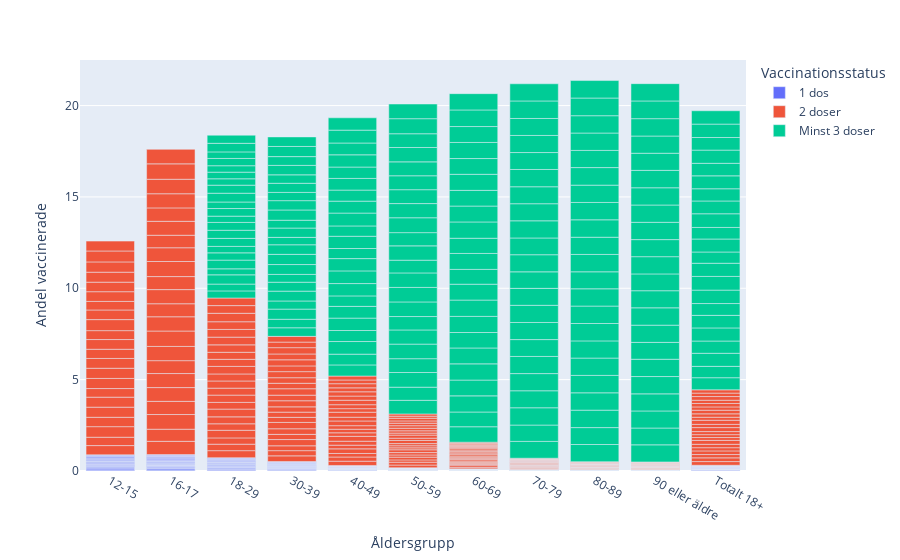

Notebook cell for this chart:
### Code cell
display(vaccinerade_alder.head())

px.bar(vaccinerade_alder, x = "Åldersgrupp", y = "Andel vaccinerade", color = "Vaccinationsstatus")

### Figure 1 — Plotly figure (JSON) as saved in the notebook; plotly's stock layout.template omitted (floating-point values rounded to 4 significant figures; data arrays with more than 128 entries replaced by an {"elided": "..."} marker saying what was removed)
{"data": [{"alignmentgroup": "True", "hovertemplate": "Vaccinationsstatus=1 dos<br>Åldersgrupp=%{x}<br>Andel vaccinerade=%{y}<extra></extra>", "legendgroup": "1 dos", "marker": {"color": "#636efa", "pattern": {"shape": ""}}, "name": "1 dos", "offsetgroup": "1 dos", "orientation": "v", "showlegend": true, "textposition": "auto", "type": "bar", "x": {"elided": "242 str values"}, "xaxis": "x", "y": {"elided": "242 float values"}, "yaxis": "y"}, {"alignmentgroup": "True", "hovertemplate": "Vaccinationsstatus=2 doser<br>Åldersgrupp=%{x}<br>Andel vaccinerade=%{y}<extra></extra>", "legendgroup": "2 doser", "marker": {"color": "#EF553B", "pattern": {"shape": ""}}, "name": "2 doser", "offsetgroup": "2 doser", "orientation": "v", "showlegend": true, "textposition": "auto", "type": "bar", "x": {"elided": "242 str values"}, "xaxis": "x", "y": {"elided": "242 float values"}, "yaxis": "y"}, {"alignmentgroup": "True", "hovertemplate": "Vaccinationsstatus=Minst 3 doser<br>Åldersgrupp=%{x}<br>Andel vaccinerade=%{y}<extra></extra>", "legendgroup": "Minst 3 doser", "marker": {"color": "#00cc96", "pattern": {"shape": ""}}, "name": "Minst 3 doser", "offsetgroup": "Minst 3 doser", "orientation": "v", "showlegend": true, "textposition": "auto", "type": "bar", "x": {"elided": "198 str values"}, "xaxis": "x", "y": {"elided": "198 float values"}, "yaxis": "y"}], "layout": {"barmode": "relative", "legend": {"title": {"text": "Vaccinationsstatus"}, "tracegroupgap": 0}, "margin": {"t": 60}, "xaxis": {"anchor": "y", "domain": [0, 1], "title": {"text": "Åldersgrupp"}}, "yaxis": {"anchor": "x", "domain": [0, 1], "title": {"text": "Andel vaccinerade"}}}}
